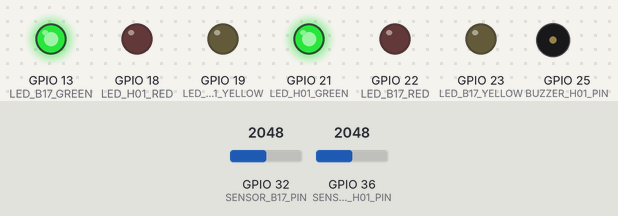
Recording of a sketch running on a simulated ESP32. Shown: output pins drawn as LEDs (lit = HIGH), buzzer (waves = sounding). The inputs (shaded band) are chosen by the test bench; at power-on: GPIO 32 (SENSOR_B17_PIN) = 2048, GPIO 36 (SENSOR_H01_PIN) = 2048 (analog values on the 0–4095 scale). WiFi joins after 1.5 s; servers stay silent unless stated; uploads are accepted with an empty reply; what the sketch prints to the serial monitor is not drawn.

Above: at 4.8 s.
4.9 s: GPIO 32 (SENSOR_B17_PIN) set to 2135
7.8 s: GPIO 32 (SENSOR_B17_PIN) set to 2235
At 9.7 s:
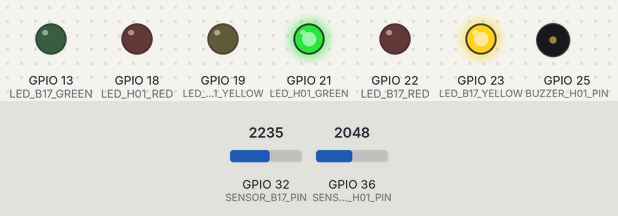
10.1 s: GPIO 36 (SENSOR_H01_PIN) set to 2122
12.3 s: GPIO 36 (SENSOR_H01_PIN) set to 2201
At 14.7 s:
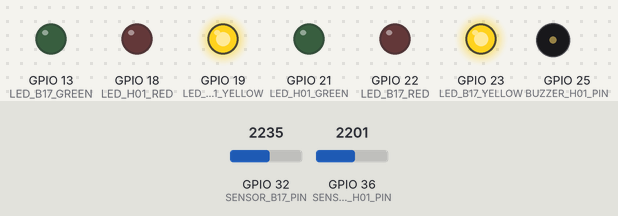
15.1 s: GPIO 32 (SENSOR_B17_PIN) set to 2047
At 16.6 s:
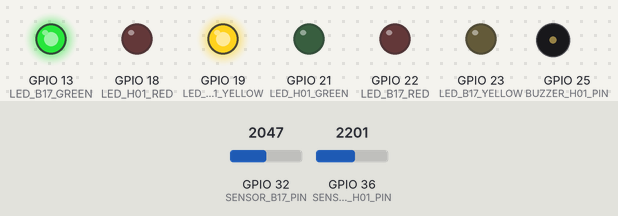
17.6 s: GPIO 36 (SENSOR_H01_PIN) set to 2719
19.8 s: GPIO 36 (SENSOR_H01_PIN) set to 2820
At 21.6 s:
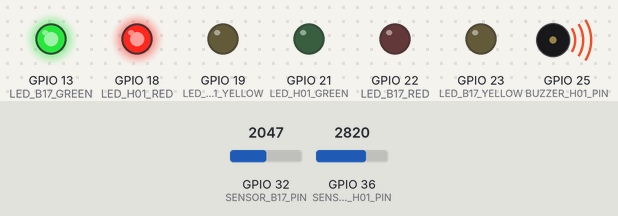
Timing chart, 0 to 23.1 s (numbered marks = the images above; inputs shaded):
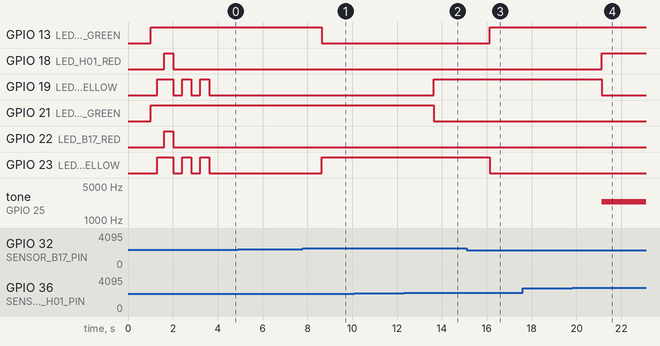

Measured:
- the behaviour switches between 2166 and 2167 on GPIO 32 (SENSOR_B17_PIN) (found by bisection; images 0 and 1)
- the behaviour switches between 2166 and 2167 on GPIO 36 (SENSOR_H01_PIN) (found by bisection; images 1 and 2)
- the behaviour switches between 2788 and 2789 on GPIO 36 (SENSOR_H01_PIN) (found by bisection; images 3 and 4)
- after the input at 4.9 s, every drawn part: stays the same
- after the input at 7.8 s, GPIO 13 (LED_B17_GREEN): HIGH → LOW after 0.83 s; GPIO 23 (LED_B17_YELLOW): LOW → HIGH after 0.83 s
- after the input at 10.1 s, every drawn part: stays the same
- after the input at 12.3 s, GPIO 19 (LED_H01_YELLOW): LOW → HIGH after 1.3 s; GPIO 21 (LED_H01_GREEN): HIGH → LOW after 1.3 s
- after the input at 15.1 s, GPIO 13 (LED_B17_GREEN): LOW → HIGH after 1.0 s; GPIO 23 (LED_B17_YELLOW): HIGH → LOW after 1.0 s
- after the input at 17.6 s, every drawn part: stays the same
- after the input at 19.8 s, GPIO 18 (LED_H01_RED): LOW → HIGH after 1.3 s; GPIO 19 (LED_H01_YELLOW): HIGH → LOW after 1.3 s; tone on GPIO 25 (BUZZER_H01_PIN): silent → 2400 Hz after 1.3 s

The sketch:

esp32_dual_sensor.ino
```cpp
/*
 * ==============================================================================
 * ORACLE Edge - Dual-Sensor Municipal Flood Sentinel Node Firmware v2.0
 * ==============================================================================
 *
 * Hardware Pin Connections:
 *
 * --- Node 1: Metro Hospital (Asset ID: H01) ---
 *   - Water Level Sensor: GPIO 36 (VP / ADC1_CH0)
 *   - Red Critical LED:   GPIO 18
 *   - Yellow Warning LED: GPIO 19
 *   - Green Safe LED:     GPIO 21
 *   - Piezo Buzzer:       GPIO 25
 *
 * --- Node 2: River Bridge (Asset ID: B17) ---
 *   - Water Level Sensor: GPIO 32 (ADC1_CH4)
 *   - Red Critical LED:   GPIO 22
 *   - Yellow Warning LED: GPIO 23
 *   - Green Safe LED:     GPIO 13
 *   - Piezo Buzzer:       GPIO 26
 *
 * --- Threshold Calibration ---
 *   - Dry Cutoff:       < 0.2 cm  (Sensor reads 0.0 cm)
 *   - Yellow Alert:     >= 3.0 cm (Yellow LED ON, Green/Red OFF)
 *   - Critical Red:     >= 4.0 cm (Red LED ON, Buzzer ON, Yellow/Green OFF)
 *   - Safe Baseline:    < 3.0 cm  (Green LED ON, Yellow/Red OFF, Buzzer OFF)
 *
 * --- Cloud / Edge Transport ---
 *   - Dual-payload JSON telemetry format targeting /api/v1/sensors/telemetry
 *   - Supports HTTPS via WiFiClientSecure with setInsecure() for localtunnel
 *   - Custom header: "Bypass-Tunnel-Reminder: true"
 * ==============================================================================
 */

#include <WiFi.h>
#include <WiFiClientSecure.h>
#include <HTTPClient.h>
#include <ArduinoJson.h>

// ==========================================
// 1. Network & Server Configuration
// ==========================================
const char* WIFI_SSID     = "YOUR_WIFI_SSID";
const char* WIFI_PASSWORD = "YOUR_WIFI_PASSWORD";

// Server Endpoint (Supports local IP, ngrok, or localtunnel HTTPS)
// Example Local:       "http://192.168.0.100:8000/api/v1/sensors/telemetry"
// Example Tunnel:      "https://metal-bushes-march.loca.lt/api/v1/sensors/telemetry"
const char* API_ENDPOINT  = "https://metal-bushes-march.loca.lt/api/v1/sensors/telemetry";
const char* DEVICE_ID     = "ORACLE-ESP32-01";

const unsigned long TELEMETRY_INTERVAL_MS = 2500; // Sample and transmit every 2.5s

// ==========================================
// 2. Hardware Pin Mappings
// ==========================================
// Node 1: Metro Hospital (H01)
#define SENSOR_H01_PIN   36  // VP (ADC1)
#define LED_H01_RED      18
#define LED_H01_YELLOW   19
#define LED_H01_GREEN    21
#define BUZZER_H01_PIN   25

// Node 2: River Bridge (B17)
#define SENSOR_B17_PIN   32  // ADC1
#define LED_B17_RED      22
#define LED_B17_YELLOW   23
#define LED_B17_GREEN    13
#define BUZZER_B17_PIN   26

// ==========================================
// 3. Calibration Constants & State Tracking
// ==========================================
const float DRY_CUTOFF_CM     = 0.20; // Ignore capillary noise below 0.2 cm
const float YELLOW_ALERT_CM   = 3.00; // Elevated warning threshold
const float CRITICAL_ALERT_CM = 4.00; // Emergency evacuation threshold

// Sensor ADC Calibration (12-bit ADC: 0 - 4095)
const int   ADC_DRY_BASELINE   = 300;   // Baseline dry raw ADC count
const int   ADC_MAX_SUBMERGE   = 3100;  // Fully submerged raw ADC count
const float MAX_CALIB_DEPTH_CM = 4.5;   // Maximum measurable depth on probe

float prevWaterH01 = 0.0;
float prevWaterB17 = 0.0;
unsigned long prevSampleTime = 0;

// ==========================================
// 4. Sensor Reading & Calibration Logic
// ==========================================
float readCalibratedWaterLevelCM(int pin) {
  long sum = 0;
  const int SAMPLES = 16;
  for (int i = 0; i < SAMPLES; i++) {
    sum += analogRead(pin);
    delayMicroseconds(250);
  }
  float rawAdc = (float)sum / (float)SAMPLES;

  if (rawAdc < ADC_DRY_BASELINE + 50) {
    return 0.0; // Completely dry
  }

  float depth = ((rawAdc - ADC_DRY_BASELINE) / (float)(ADC_MAX_SUBMERGE - ADC_DRY_BASELINE)) * MAX_CALIB_DEPTH_CM;
  if (depth < DRY_CUTOFF_CM) {
    depth = 0.0;
  }
  if (depth > 5.5) depth = 5.5;
  return depth;
}

// ==========================================
// 5. Actuator Control Helpers
// ==========================================
void setNode1Actuators(float depth, bool backendCritical, bool buzzerSilenced) {
  if (depth >= CRITICAL_ALERT_CM || backendCritical) {
    digitalWrite(LED_H01_RED, HIGH);
    digitalWrite(LED_H01_YELLOW, LOW);
    digitalWrite(LED_H01_GREEN, LOW);
    if (!buzzerSilenced) {
      tone(BUZZER_H01_PIN, 2400); // 2.4 kHz alarm tone
    } else {
      noTone(BUZZER_H01_PIN);
    }
  } else if (depth >= YELLOW_ALERT_CM) {
    digitalWrite(LED_H01_RED, LOW);
    digitalWrite(LED_H01_YELLOW, HIGH);
    digitalWrite(LED_H01_GREEN, LOW);
    noTone(BUZZER_H01_PIN);
  } else {
    digitalWrite(LED_H01_RED, LOW);
    digitalWrite(LED_H01_YELLOW, LOW);
    digitalWrite(LED_H01_GREEN, HIGH);
    noTone(BUZZER_H01_PIN);
  }
}

void setNode2Actuators(float depth, bool backendCritical, bool buzzerSilenced) {
  if (depth >= CRITICAL_ALERT_CM || backendCritical) {
    digitalWrite(LED_B17_RED, HIGH);
    digitalWrite(LED_B17_YELLOW, LOW);
    digitalWrite(LED_B17_GREEN, LOW);
    if (!buzzerSilenced) {
      tone(BUZZER_B17_PIN, 2400); // 2.4 kHz alarm tone
    } else {
      noTone(BUZZER_B17_PIN);
    }
  } else if (depth >= YELLOW_ALERT_CM) {
    digitalWrite(LED_B17_RED, LOW);
    digitalWrite(LED_B17_YELLOW, HIGH);
    digitalWrite(LED_B17_GREEN, LOW);
    noTone(BUZZER_B17_PIN);
  } else {
    digitalWrite(LED_B17_RED, LOW);
    digitalWrite(LED_B17_YELLOW, LOW);
    digitalWrite(LED_B17_GREEN, HIGH);
    noTone(BUZZER_B17_PIN);
  }
}

// ==========================================
// 6. Setup Routine
// ==========================================
void setup() {
  Serial.begin(115200);
  delay(1000);
  Serial.println("\n=======================================================");
  Serial.println(" ORACLE Edge: Dual-Sensor Municipal Flood Sentinel");
  Serial.println(" Node 1: Metro Hospital (H01) | Node 2: River Bridge (B17)");
  Serial.println("=======================================================");

  analogReadResolution(12);
  analogSetAttenuation(ADC_11db);
  pinMode(SENSOR_H01_PIN, INPUT);
  pinMode(SENSOR_B17_PIN, INPUT);

  pinMode(LED_H01_RED, OUTPUT);
  pinMode(LED_H01_YELLOW, OUTPUT);
  pinMode(LED_H01_GREEN, OUTPUT);
  pinMode(BUZZER_H01_PIN, OUTPUT);

  pinMode(LED_B17_RED, OUTPUT);
  pinMode(LED_B17_YELLOW, OUTPUT);
  pinMode(LED_B17_GREEN, OUTPUT);
  pinMode(BUZZER_B17_PIN, OUTPUT);

  // Initial self-test sequence
  digitalWrite(LED_H01_GREEN, HIGH);
  digitalWrite(LED_B17_GREEN, HIGH);
  delay(300);
  digitalWrite(LED_H01_YELLOW, HIGH);
  digitalWrite(LED_B17_YELLOW, HIGH);
  delay(300);
  digitalWrite(LED_H01_RED, HIGH);
  digitalWrite(LED_B17_RED, HIGH);
  delay(400);

  digitalWrite(LED_H01_RED, LOW);
  digitalWrite(LED_H01_YELLOW, LOW);
  digitalWrite(LED_B17_RED, LOW);
  digitalWrite(LED_B17_YELLOW, LOW);
  noTone(BUZZER_H01_PIN);
  noTone(BUZZER_B17_PIN);

  Serial.printf("[WIFI] Connecting to SSID: %s\n", WIFI_SSID);
  WiFi.mode(WIFI_STA);
  WiFi.begin(WIFI_SSID, WIFI_PASSWORD);

  int attempts = 0;
  while (WiFi.status() != WL_CONNECTED && attempts < 25) {
    delay(400);
    Serial.print(".");
    digitalWrite(LED_H01_YELLOW, !digitalRead(LED_H01_YELLOW));
    digitalWrite(LED_B17_YELLOW, !digitalRead(LED_B17_YELLOW));
    attempts++;
  }

  digitalWrite(LED_H01_YELLOW, LOW);
  digitalWrite(LED_B17_YELLOW, LOW);

  if (WiFi.status() == WL_CONNECTED) {
    Serial.println("\n[WIFI] Connected successfully!");
    Serial.printf("[WIFI] IP Address: %s | Gateway: %s\n", WiFi.localIP().toString().c_str(), WiFi.gatewayIP().toString().c_str());
  } else {
    Serial.println("\n[WARN] Wi-Fi offline. Running in local standalone bench mode.");
  }

  prevSampleTime = millis();
}

// ==========================================
// 7. Main Execution Loop
// ==========================================
void loop() {
  unsigned long now = millis();
  if (now - prevSampleTime >= TELEMETRY_INTERVAL_MS) {
    float dtMinutes = (now - prevSampleTime) / 60000.0;
    if (dtMinutes <= 0.0001) dtMinutes = 0.0416;

    float depthH01 = readCalibratedWaterLevelCM(SENSOR_H01_PIN);
    float depthB17 = readCalibratedWaterLevelCM(SENSOR_B17_PIN);

    float riseRateH01 = (depthH01 - prevWaterH01) / dtMinutes;
    float riseRateB17 = (depthB17 - prevWaterB17) / dtMinutes;
    if (riseRateH01 < 0.0) riseRateH01 = 0.0;
    if (riseRateB17 < 0.0) riseRateB17 = 0.0;

    prevWaterH01 = depthH01;
    prevWaterB17 = depthB17;
    prevSampleTime = now;

    setNode1Actuators(depthH01, false, false);
    setNode2Actuators(depthB17, false, false);

    Serial.printf("[EDGE SENSORS] H01: %.2f cm (rise: %.2f/min) | B17: %.2f cm (rise: %.2f/min)\n",
                  depthH01, riseRateH01, depthB17, riseRateB17);

    StaticJsonDocument<512> doc;
    doc["device_id"] = DEVICE_ID;

    JsonArray readings = doc.createNestedArray("readings");

    JsonObject rH01 = readings.createNestedObject();
    rH01["sensor_id"] = "SNS-H01";
    rH01["asset_id"] = "H01";
    rH01["water_level_cm"] = serialized(String(depthH01, 2));
    rH01["rise_rate_cm_min"] = serialized(String(riseRateH01, 2));

    JsonObject rB17 = readings.createNestedObject();
    rB17["sensor_id"] = "SNS-B17";
    rB17["asset_id"] = "B17";
    rB17["water_level_cm"] = serialized(String(depthB17, 2));
    rB17["rise_rate_cm_min"] = serialized(String(riseRateB17, 2));

    String jsonPayload;
    serializeJson(doc, jsonPayload);

    if (WiFi.status() == WL_CONNECTED) {
      HTTPClient http;
      WiFiClientSecure secureClient;
      WiFiClient standardClient;

      bool isHttps = (strncmp(API_ENDPOINT, "https://", 8) == 0);
      if (isHttps) {
        secureClient.setInsecure();
        http.begin(secureClient, API_ENDPOINT);
      } else {
        http.begin(standardClient, API_ENDPOINT);
      }

      http.addHeader("Content-Type", "application/json");
      http.addHeader("Bypass-Tunnel-Reminder", "true");
      http.addHeader("bypass-tunnel-reminder", "1");
      http.setTimeout(4000);

      int httpCode = http.POST(jsonPayload);
      if (httpCode > 0) {
        String response = http.getString();
        Serial.printf("[HTTP %d] Backend Response: %s\n", httpCode, response.c_str());

        StaticJsonDocument<512> respDoc;
        DeserializationError err = deserializeJson(respDoc, response);
        if (!err) {
          bool serverBuzzer = respDoc["buzzer"] | false;
          JsonObject actuators = respDoc["actuators"];

          bool h01Crit = actuators["H01"]["led_critical"] | false;
          bool b17Crit = actuators["B17"]["led_critical"] | false;

          setNode1Actuators(depthH01, h01Crit, !serverBuzzer);
          setNode2Actuators(depthB17, b17Crit, !serverBuzzer);
        }
      } else {
        Serial.printf("[HTTP ERROR] Failed to send telemetry: %s\n", http.errorToString(httpCode).c_str());
      }
      http.end();
    }
  }
}
```
